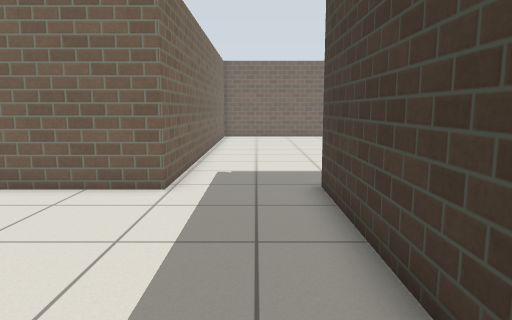
View 1 (above)

16 first-person views from a walk through a Gazebo world. The camera is 0.94 m above the floor, tilts 8° down and sees 70° across. The floor is counted in squares, 0.5 m on a side. Each view is taken from the middle of a square. On the plan, view 1 faces up. The plan holds only what a view shows up to about 18 squares ahead; the rest is blank. The place goes on beyond the plan. Simple patterns stand in for the simulator's built-in surfaces.

View 2
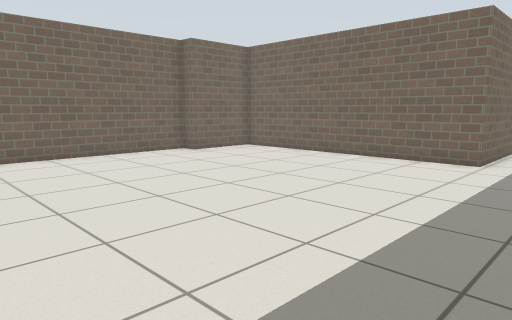

View 3
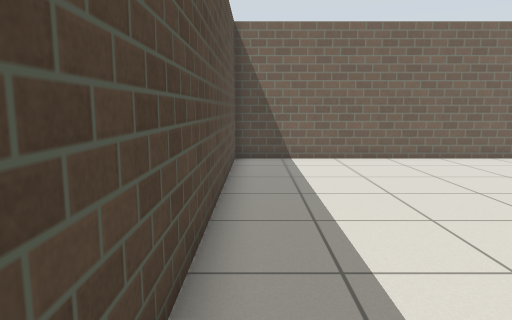

View 4
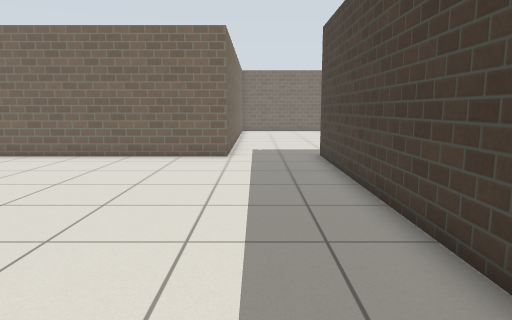

View 5
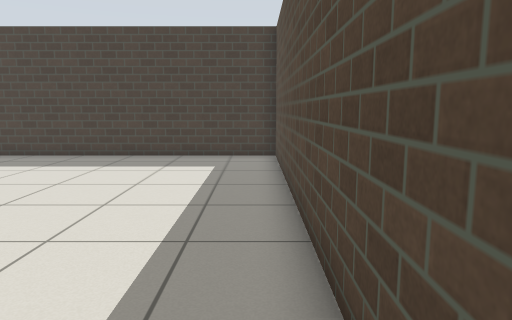

View 6
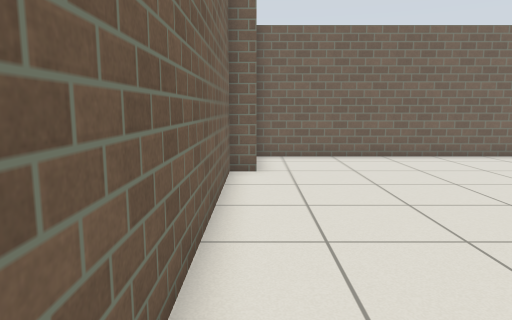

View 7
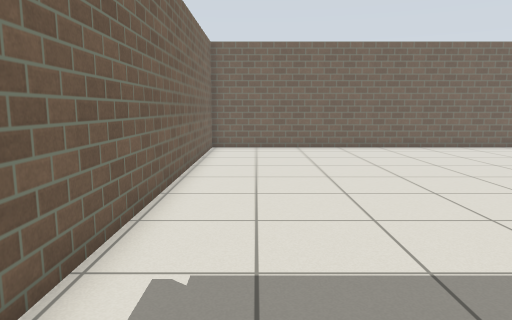

View 8
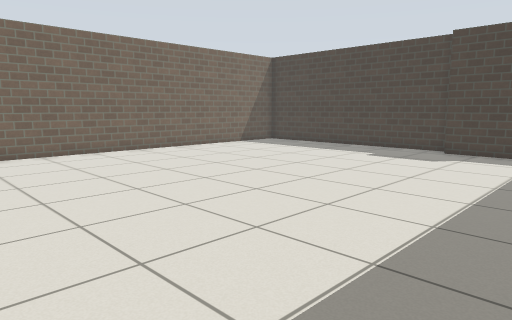

View 9
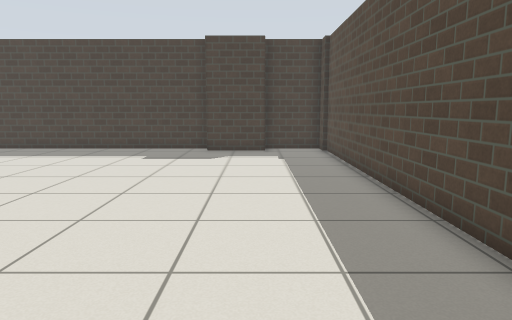

View 10
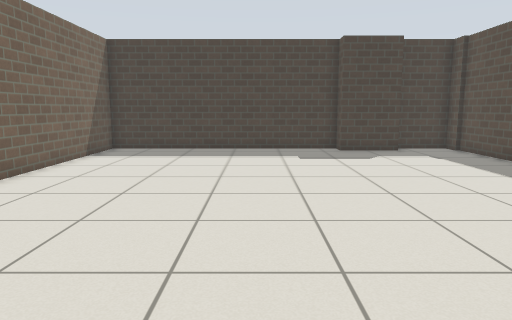

View 11
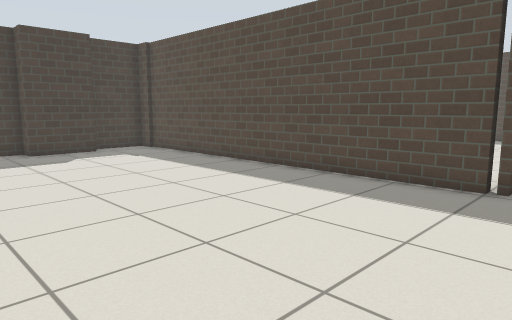

View 12
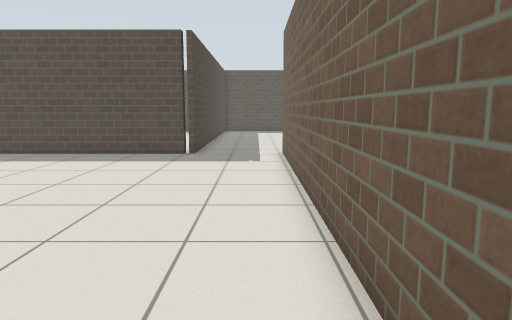

View 13
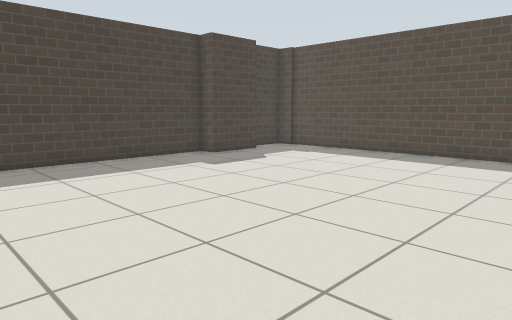

View 14
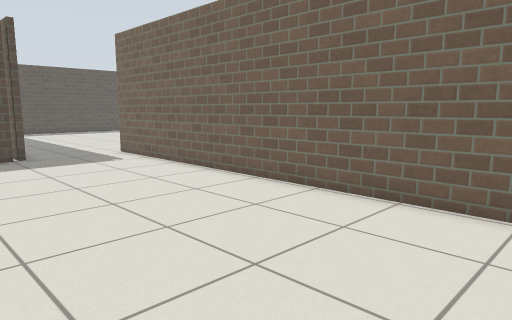

View 15
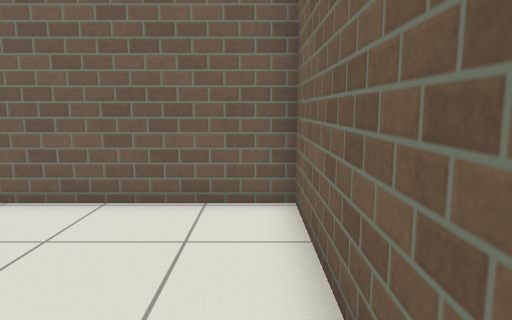

View 16
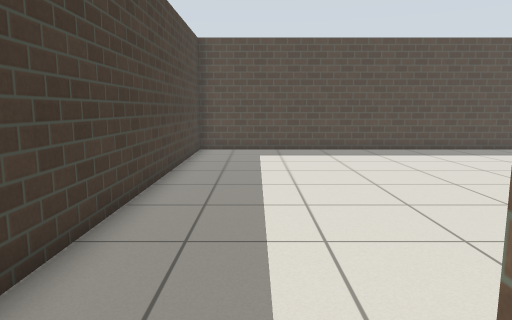

### Floor plan
Points are (right, up) in squares from view 1. A wall is a line through its corners. A room is listed if a view was taken in it or the views show most of it. See-through windows are left out.
Room 1 (views 1, 2, 3, 4, 5, 6, 7)
walls: (-2.1, 8.4) (-13, 8.4); (-13, 7.1) (-13, 4.9) (-13.8, 4.9) (-13.8, -6.8) (1.6, -6.8) (1.6, 7.6)
ways out: opening at (0, 8.5) to room 2
Room 2 (views 8, 9, 10, 11, 12, 13, 14, 15, 16)
walls: (2, 8.4) (2, 8.9); (1.6, 7.6) (1.6, 8.8) (16.5, 8.8); (16.4, 11.5) (16.4, 14.2) (17.2, 14.2) (17.2, 24.8) (-2.1, 24.8) (-2.1, 8.4); (16.4, 9) (17.2, 9) (17.2, 11.6)
ways out: opening at (0, 8.5) to room 1

Positions as (right, up) in squares from view 1, and headings:
1: (0, 0), facing up
2: (1, -5), facing up-left
3: (0, -6), facing left
4: (-1, -6), facing up
5: (-13, -6), facing right
6: (-13, -6), facing up
7: (0, 7), facing up
8: (0, 9), facing up-right
9: (0, 12), facing right
10: (0, 18), facing right
11: (0, 18), facing down-right
12: (-1, 24), facing down
13: (4, 24), facing down-right
14: (5, 24), facing down-left
15: (5, 24), facing left
16: (-1, 10), facing down
